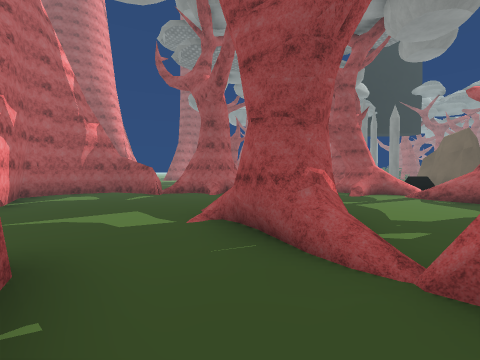
[1] (above)

22 first-person views from a walk through a 3-D level made in the Unity game engine. The camera is 1.4 m above the floor, tilts 2° down and sees 90° across. The floor is counted in squares, 2 m on a side. Each view is taken from the middle of a square. On the plan, view 1 faces up. The plan holds only what a view shows up to about 9 squares ahead; the rest is blank. The place goes on beyond the plan. The player character is not drawn. Some animated figures are not drawn. Some surface patterns are stand-ins.

[2]
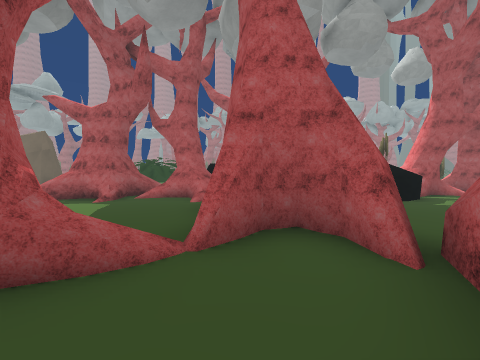

[3]
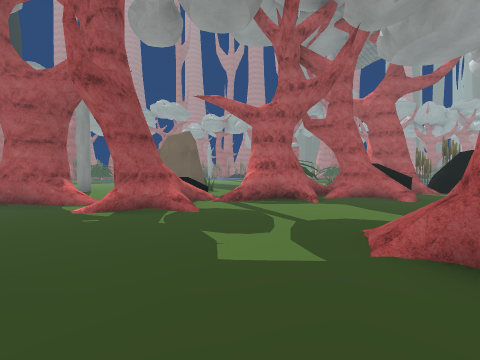

[4]
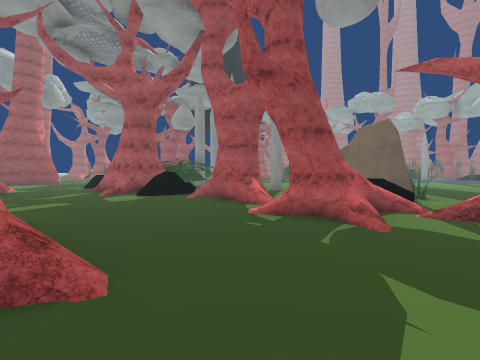

[5]
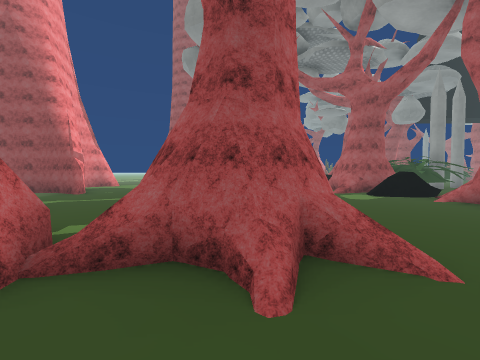

[6]
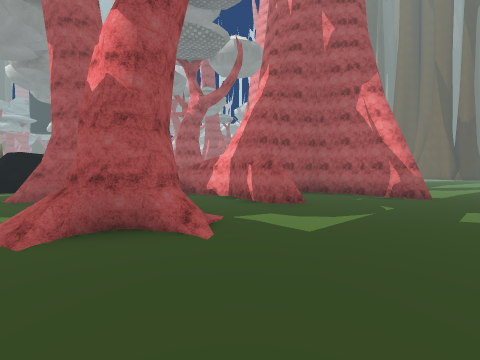

[7]
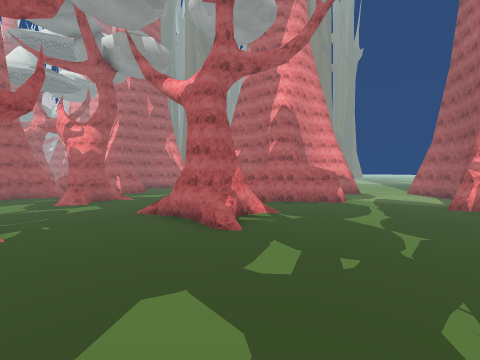

[8]
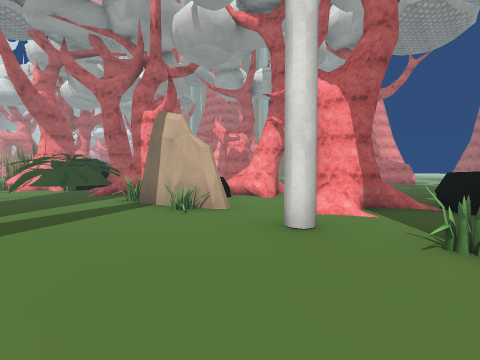

[9]
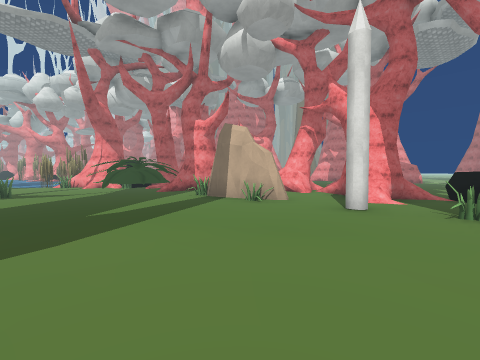

[10]
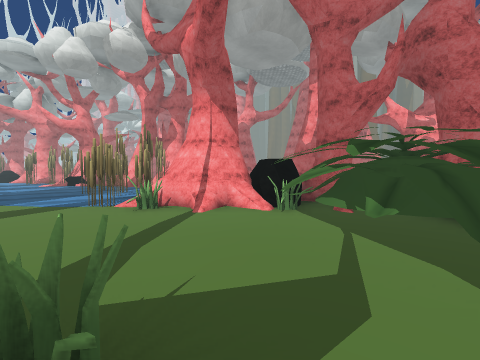

[11]
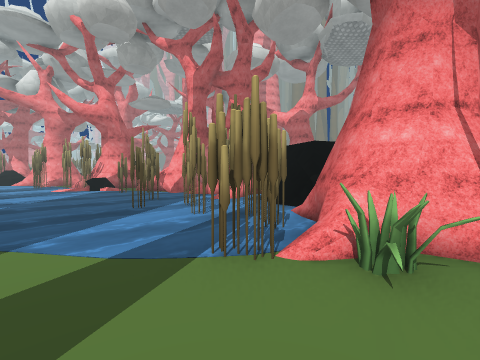

[12]
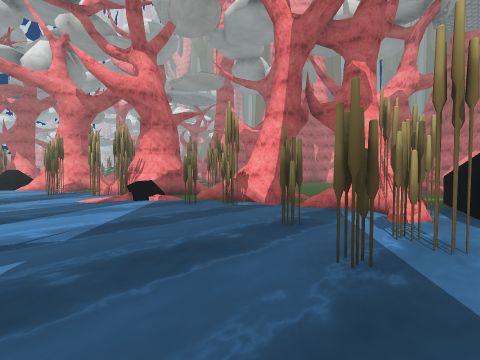

[13]
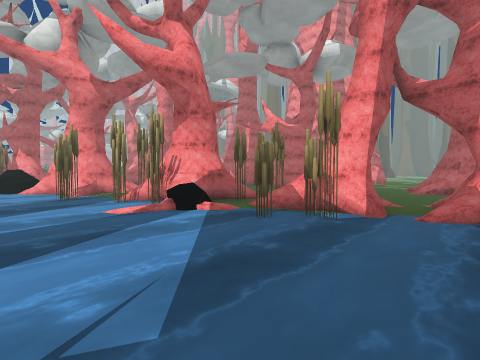

[14]
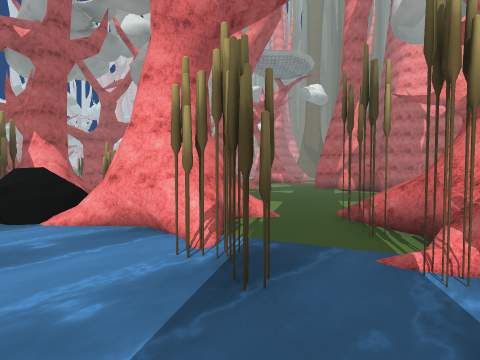

[15]
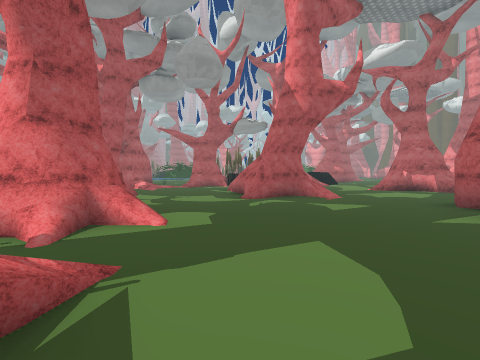

[16]
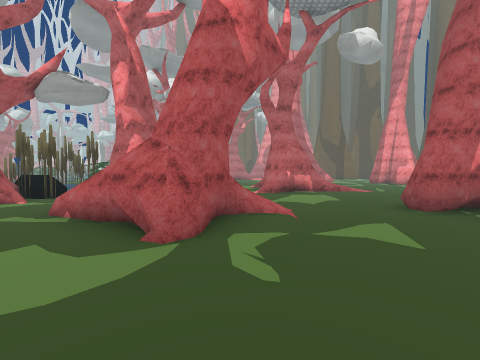

[17]
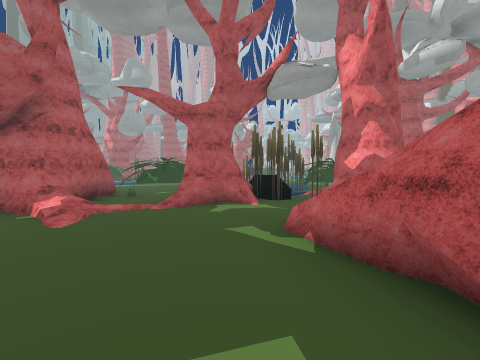

[18]
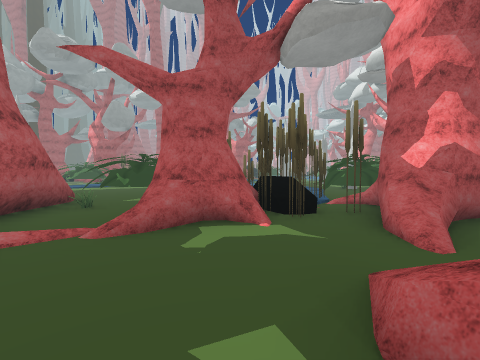

[19]
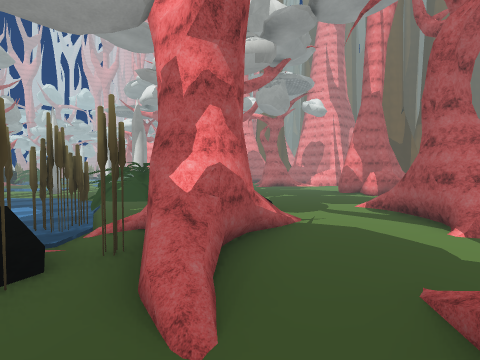

[20]
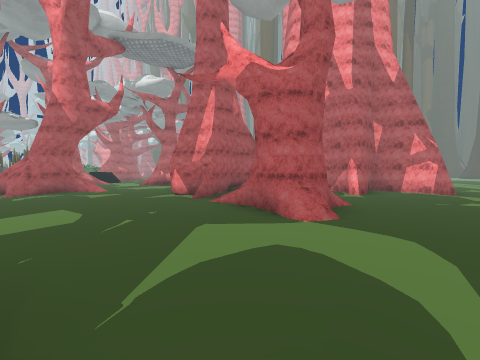

[21]
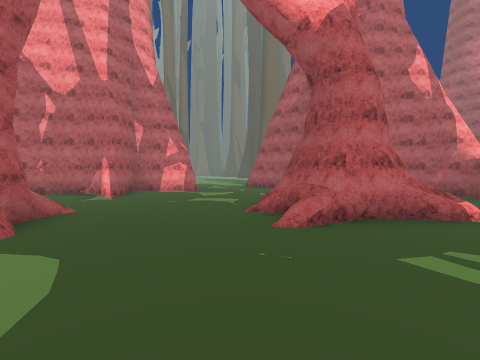

[22]
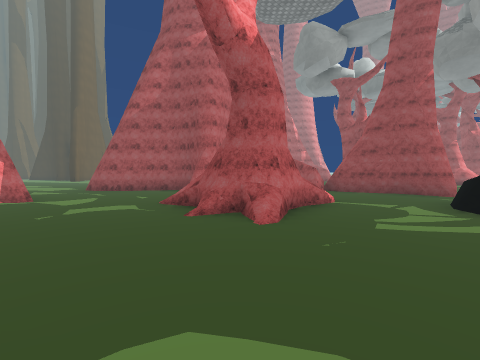

### Floor plan
Key: @ floor where view 1 was taken; # wall or solid block; x gap in a wall; . main floor; : floor 0.5 m higher than the main floor; + floor 0.75 m higher than the main floor; / step, stairs or slope; = window, fence, low wall or low ledge; ~ water the walk can cross; ^ raised ledge; O other object.
Columns run from 9 left of view 1 to 12 right of it. Each row starts with its distance up from view 1.
 14  ###.......//# ##
 13  ...........O /.#.....
 12  ............/........
 11   ...........OO/#.....
 10    ##../#=...O........
  9     #..###../O..OO....
  8    ######/../OOO#.....
  7    #..../...////.O....
  6    #..........//......
  5    ##.........#####...
  4      ....OO....#^##..O
  3     .....OO....OO#....
  2    ......./...OOOO....
  1   .....#../OOO./OOOO..
  0  ..##..##@OOOO ./OOO..
 -1 ... #######... ###OOO.
 -2 ..     #  ....^##~OO~~
 -3        #   ...^##~O~~~
 -4      ####  #.../OOOO~~
 -5      #..#  #...OO~O~~~
 -6     ##....##.....~~~~~
 -7    .............OOO~~~
 -8    ..............O~~~~
 -9       #.........OO:O~~
-10       #..../O....OOO~~
-11       ###.. O....OOO~~
-12        #..   .....O~O~
-13        ##   ........O~
-14            OO.....OO~~
-15           OO......OOO.
-16           .O.......O+O
-17        ............ OO
-18        ./...../OO../O
-19         //....OOO...O#
-20          ##=.././....
-21          #...../...//#
-22          =..../O.//..#
-23        ...../OOOOOO..
-24        ....  OO/OO .O#
-25         ...  ^#OOO .##
-26           O   #~~O ###
-27               #.~
-28              x~~~
-29               .~~

Positions as (right, up) in squares from view 1, and headings:
1: (0, 0), facing up
2: (-1, 1), facing right
3: (-1, 6), facing right
4: (0, 6), facing up-right
5: (-1, 6), facing up
6: (-1, 7), facing down
7: (3, 14), facing down-left
8: (10, 13), facing down-left
9: (12, 13), facing down-left
10: (12, 5), facing down-left
11: (12, 1), facing down-left
12: (12, -3), facing down-left
13: (12, -5), facing down-left
14: (12, -11), facing down-left
15: (7, -11), facing down
16: (8, -15), facing down-left
17: (8, -17), facing down
18: (8, -19), facing down
19: (7, -20), facing down-left
20: (7, -8), facing down-left
21: (6, -7), facing left
22: (5, -9), facing up-left
